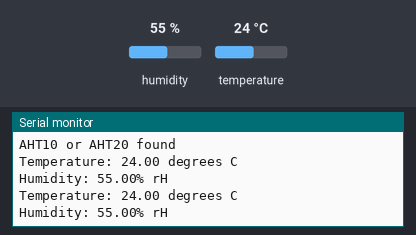
Bench run of a sketch on a simulated ESP32. On the bench: the last lines printed to the serial monitor. The test bench sets the inputs (shaded band); at power-on: humidity 55 %, temperature 24 °C.

Above: at 5.9 s.
6.0 s: humidity set to 22 %
At 11.5 s:
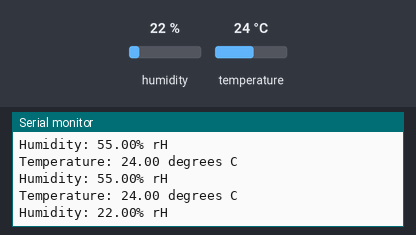
12.1 s: temperature set to 12 °C
At 15.9 s:
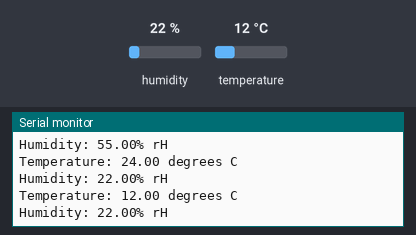
18.2 s: humidity set to 40 %
At 21.4 s:
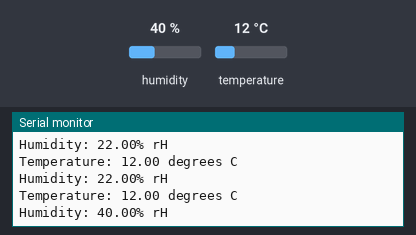
Timing chart, 0 to 22.9 s (numbered marks = the images above; inputs shaded):
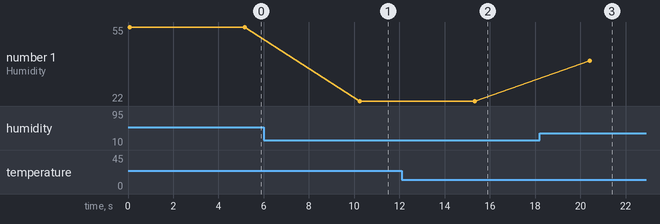

The sketch:

AHT20_ESP32_Test.ino
```cpp
#include <Adafruit_AHTX0.h>

Adafruit_AHTX0 aht;

void setup() {
  Serial.begin(115200);
  Serial.println("Adafruit AHT10/AHT20 demo!");

  if (! aht.begin()) {
    Serial.println("Could not find AHT? Check wiring");
    while (1) delay(10);
  }
  Serial.println("AHT10 or AHT20 found");
}

void loop() {
  sensors_event_t humidity, temp;
  aht.getEvent(&humidity, &temp);// populate temp and humidity objects with fresh data
  Serial.print("Temperature: "); Serial.print(temp.temperature); Serial.println(" degrees C");
  Serial.print("Humidity: "); Serial.print(humidity.relative_humidity); Serial.println("% rH");

  delay(5000);
}
```

Measured:
- after the input at 6.0 s, the serial monitor: prints a new line after 4.2 s (image 1)
- after the input at 12.1 s, the serial monitor: prints a new line after 3.2 s (image 2)
- after the input at 18.2 s, the serial monitor: prints a new line after 2.2 s (image 3)
- plotted number 1: 55 → 22 after the input at 6.0 s, 22 → 40 after the input at 18.2 s
